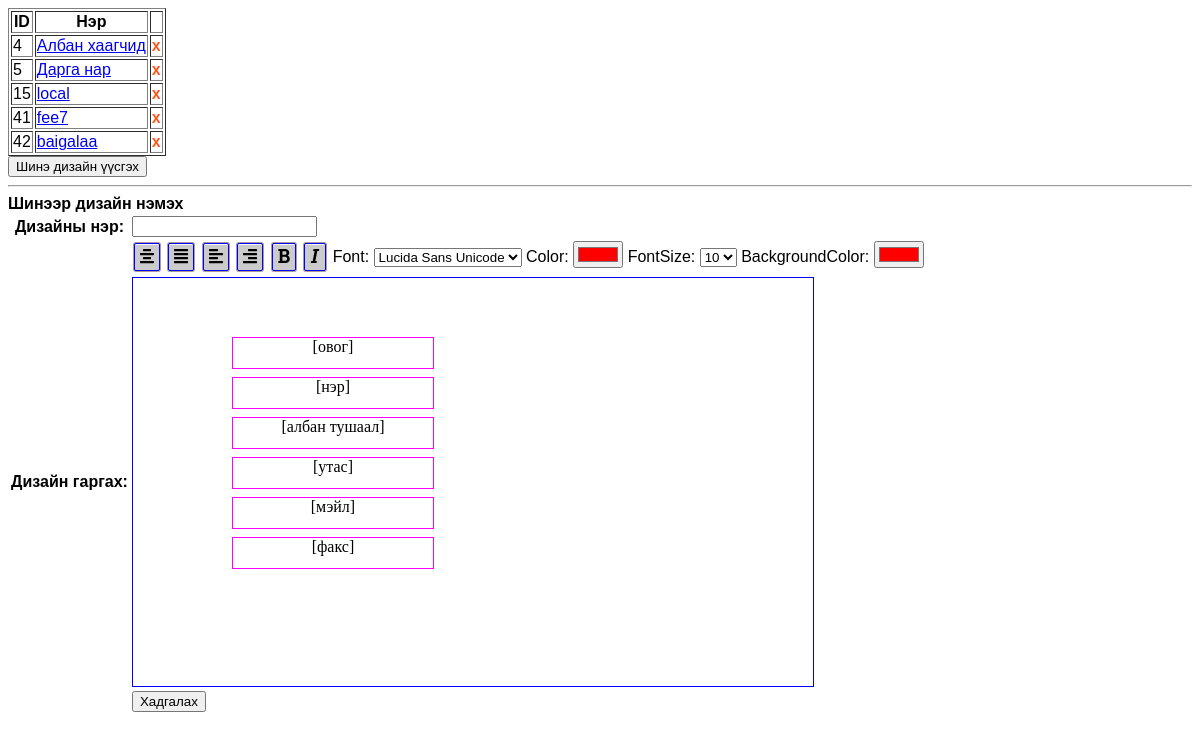
The page / on the database its author committed.
### design/models.py (models this page shows)
class Design(models.Model):
    name=models.CharField(max_length=250)
    lastname_attrs = models.CharField(max_length=250)
    firstname_attrs = models.CharField(max_length=250, null=True)
    phone_attrs = models.CharField(max_length=250, null=True)
    email_attrs = models.CharField(max_length=250, null=True)
    fax_attrs = models.CharField(max_length=250, null=True)
    position_attrs = models.CharField(max_length=250, null=True)

### design/views.py (the view, shortened to what this page needs)
# urls.py: path('', design.views.manageDesign, name='add-design'),
def manageDesign(request, edit_id = None):
    designs = Design.objects.all()
    ctx = {
        'errors':{},
        'designList':designs,
    }
    try:
        design = Design.objects.get(pk = edit_id)
    except Design.DoesNotExist:
        pass
    return render(request,'design/design.html' ,ctx)

### design/templates/design/design.html (shortened to what this page needs)
<!doctype html>
<html>
<head>
    <link rel = "stylesheet" type = "text/css" href = "/static/design.css">
</head>
<body>
  <table border = "1">
       <thead>
          <tr>
              <th> ID </th>
              <th> Нэр </th>
              <th> </th>
          </tr>
     </thead>
     <tbody>
         {% for design in designList %}
         <tr>
             <td> {{design.id}} </td>
             <td> <a href="{% url 'edit-design' design.id %}">{{design.name}} </a></td>
             <td class="deleteDesing" onclick="deleteDesign({{design.id}})"> x </td>
         </tr>
        {% endfor %}
    </tbody>
    </table>
    <form method = "POST">
        <input type="button" value="Шинэ дизайн үүсгэх" onclick="newUser()">
    <hr>
   {% if id %}
        <b id="edit-user">Дизайн засах</b>
        <b id="add-user" style="display: none;">Шинээр дизайн нэмэх</b>
   {% else %}
        <b id="add-user">Шинээр дизайн нэмэх</b>
   {% endif %}
        <table>
        <tbody>
            <tr>
                <th>Дизайны нэр:</th>
                <td>
                    <input type = "text" name = "addName" value = "{{name}}"/>
            </tr>
            <tr>
              <td> </td>
                  <td>
                <div class="toolbars" id="center" onclick = "toolbarActive(this, 'center')">
                  <i class="fas fa-align-center"></i>
                </div>
                <div class="toolbars" id="justify" onclick = "toolbarActive(this, 'justify')">
                  <i class="fas fa-align-justify"></i>
                </div>
                <div class="toolbars" id="left" onclick = "toolbarActive(this, 'left')">
                  <i class="fas fa-align-left"></i>
                </div>
                <div class="toolbars" id="right" onclick = "toolbarActive(this, 'right')">
                  <i class="fas fa-align-right"></i>
                </div>
                <div class="toolbar" id="bold" value = "bold" onclick = "boldAndItalic(this, 'bold')">
                  <i class="fas fa-bold"></i>
                </div>
                <div class="toolbar" id="italic" onclick = "boldAndItalic(this, 'italic')">
                  <i class="fas fa-italic"></i>
                </div>
                    <label>Font:</label>
                                <select name = "font" id = "font" onchange="changeField(this)">
                                    <option value = "Lucida Sans Unicode">Lucida Sans Unicode</option>
                                </select>
                       <label>Color:</label>
                       <input type = "color" id = "color" value = "#ff0000" onchange="changeField(this)">
                       <label> FontSize: </label> <select name = "fontSize" id = "fontSize" onchange="changeField(this)">
                                    <option value = "10px">10</option>
                                </select>
                                <label>BackgroundColor:</label> <input type = "color" id = "backgroundColor" value = "#ff0000" onchange="changeField(this)" >
              </td>
            </tr>
            <tr>
                <th>Дизайн гаргах:</th>
                <td>
                    <div class = "namecard">
                        <div class = "textfield" input_id = "lastname_attrs" style = "top: 60px; left: 100px; " onclick = "currentElement(this)">[овог]</div>
                        <div class ="textfield" input_id = "firstname_attrs" style = "top: 100px; left: 100px;" onclick = "currentElement(this)">[нэр]</div>
                        <div class ="textfield" input_id = "position_attrs" style = "top: 140px; left: 100px;" onclick = "currentElement(this)">[албан тушаал]</div>
                        <div class ="textfield" input_id = "phone_attrs" style = "top: 180px; left: 100px;" onclick = "currentElement(this)">[утас]</div>
                        <div class ="textfield" input_id = "email_attrs" style = "top: 220px; left: 100px;" onclick = "currentElement(this)">[мэйл]</div>
                        <div class = "textfield" input_id = "fax_attrs" style = "top: 260px; left: 100px;" onclick = "currentElement(this)">[факс]</div>
                    </div>
                </td>
            </tr>
            <tr>
              <td> </td>
              <td><input type = "submit" value = "Хадгалах"></td>
            </tr>
        </tbody>
        </table>
    </form>
</body>
</html>

### static/design.css (style rules this page uses)
body { font-family: '"Lucida Sans Unicode", "Lucida Grande", sans-serif', sans-serif; }
input { font-family: 'Fira Sans Condensed', sans-serif; }
.toolbars { display: inline-block; border: 1px solid blue; border-radius: 2px; background-color: #cbcbcb; box-shadow: inset 0 1px 0 0px rgba(255,255,255,.85), 0 0 0 1px #aB9c9c; padding: 4px 5px; margin: 2px 2px 2px 2px; }
.toolbar { display: inline-block; border: 1px solid blue; border-radius: 2px; background-color: #cbcbcb; box-shadow: inset 0 1px 0 0px rgba(255,255,255,.85), 0 0 0 1px #aB9c9c; padding: 4px 5px; margin: 2px 2px 2px 2px; }
.namecard { border: 1px solid blue; width: 18cm; height: 10.8cm; position: relative; }
.namecard .textfield { box-shadow: 0 0 0 1px #ff00ff; text-align: center; width: 200px; height: 30px; position: absolute; font-family: "Times New Roman", Times, serif; font-size: 16px; background-color: #ffffff; }
tbody td.deleteDesing { font-weight: bold; color: #Ff5722; cursor: pointer; }

### rows shown on the page
Design: id "4", name "Албан хаагчид"
Design: id "5", name "Дарга нар"
Design: id "15", name "local"
Design: id "41", name "fee7"
Design: id "42", name "baigalaa"
